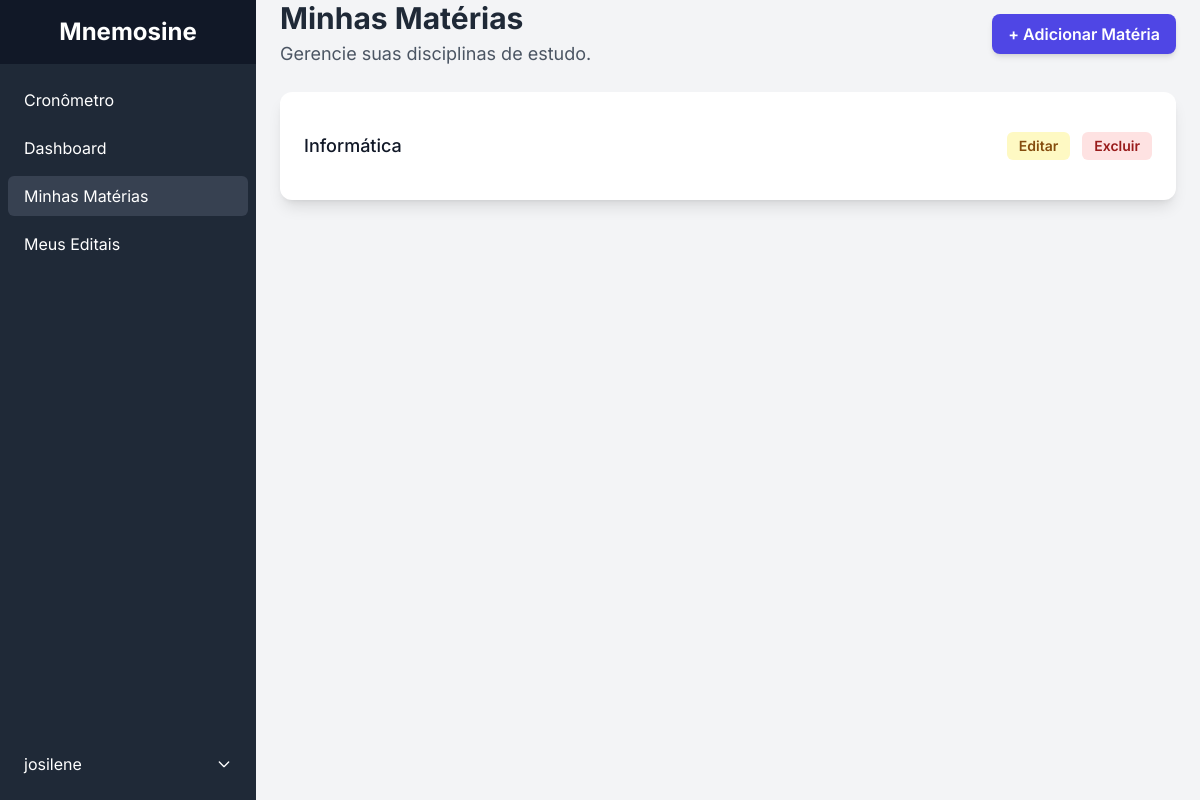
Before: /materias/ (signed in) with the older database file.
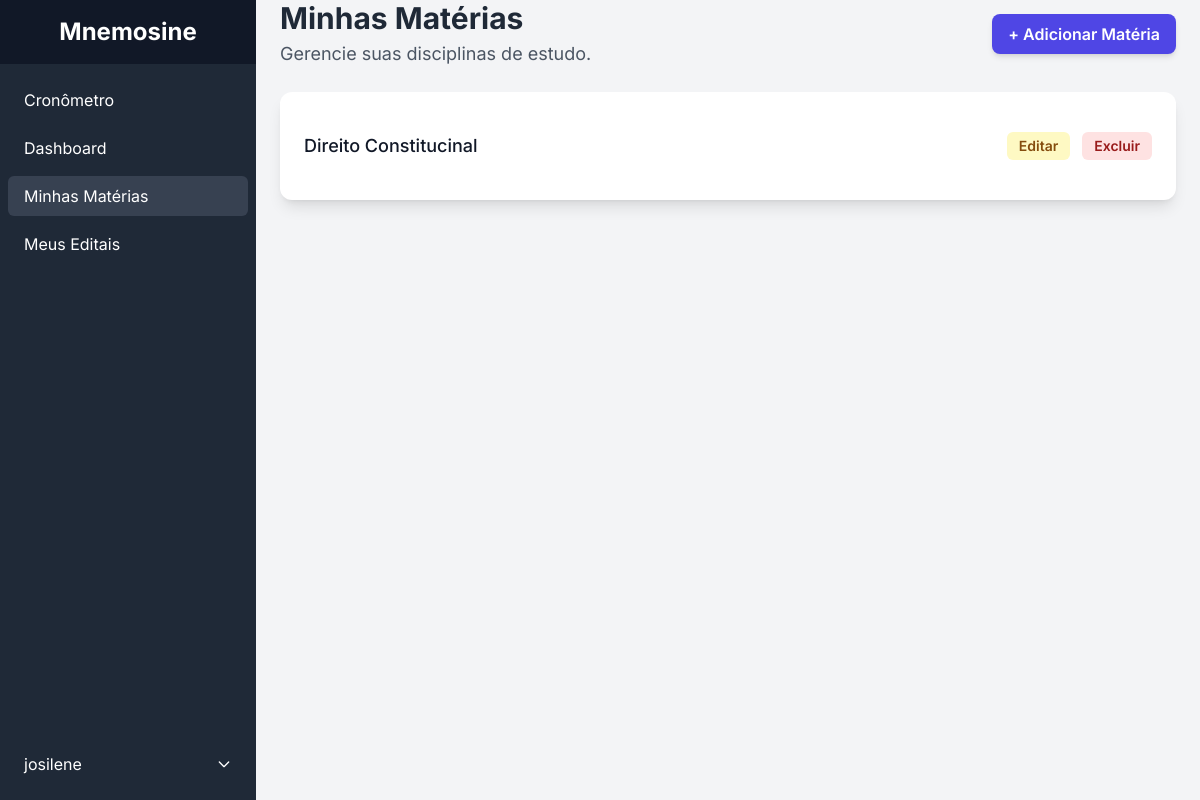
After: the same page with the newer database file.
### dashboard/models.py (models this page shows, shortened)
class Materia(models.Model):
    usuario = models.ForeignKey(User, on_delete=models.CASCADE, related_name='materias')
    nome = models.CharField(max_length=100)
    class Meta:
        unique_together = ('usuario', 'nome')

### dashboard/views.py (the view)
# urls.py: path('materias/', views.listar_materias, name='listar_materias'),
@login_required
def listar_materias(request):
    materias = Materia.objects.filter(usuario=request.user)
    return render(request, 'dashboard/listar_materias.html', {'materias': materias})

### dashboard/templates/dashboard/listar_materias.html (shortened to what this page needs)
{% extends 'dashboard/base.html' %}
{% block content %}
<div class="w-full max-w-4xl mx-auto">
    <div class="flex flex-col sm:flex-row justify-between items-start sm:items-center mb-6">
        <div>
            <h1 class="text-3xl font-bold text-gray-800">Minhas Matérias</h1>
            <p class="mt-1 text-lg text-gray-600">Gerencie suas disciplinas de estudo.</p>
        </div>
        <a href="{% url 'cadastrar_materia' %}" class="mt-4 sm:mt-0 px-4 py-2 font-semibold text-white bg-indigo-600 rounded-lg shadow-md hover:bg-indigo-700">
            + Adicionar Matéria
        </a>
    </div>
    <div class="bg-white rounded-xl shadow-lg overflow-hidden">
        <div class="p-4 sm:p-6">
            {% if materias %}
                <ul class="divide-y divide-gray-200">
                    {% for materia in materias %}
                        <li class="py-4 flex flex-col sm:flex-row items-start sm:items-center justify-between">
                            <p class="text-lg font-medium text-gray-900">{{ materia.nome }}</p>
                            <div class="flex space-x-3 mt-3 sm:mt-0">
                                <a href="{% url 'editar_materia' materia.id %}" class="px-3 py-1 text-sm font-semibold text-yellow-800 bg-yellow-100 rounded-md hover:bg-yellow-200">Editar</a>
                                <a href="{% url 'deletar_materia' materia.id %}" class="px-3 py-1 text-sm font-semibold text-red-800 bg-red-100 rounded-md hover:bg-red-200">Excluir</a>
                            </div>
                        </li>
                    {% endfor %}
                </ul>
            {% else %}
                <div class="text-center py-10">
                    <p class="text-gray-500">Você ainda não cadastrou nenhuma matéria.</p>
                    <p class="text-gray-500 mt-1">Clique em "Adicionar Matéria" para começar.</p>
                </div>
            {% endif %}
        </div>
    </div>
</div>
{% endblock %}

### dashboard/templates/dashboard/base.html (shortened to what this page needs)
<!DOCTYPE html>
<html lang="pt-BR">
<head>
    <script src="https://cdn.tailwindcss.com"></script>
</head>
<body class="bg-gray-100">
<div class="flex min-h-screen">
    {% if user.is_authenticated %}
    <div class="hidden md:flex flex-col w-64 bg-gray-800 text-white">
        <div class="flex items-center justify-center h-16 bg-gray-900">
            <h1 class="text-2xl font-bold">Mnemosine</h1>
        </div>
        <div class="flex flex-col flex-1 overflow-y-auto">
            <nav class="flex-1 px-2 py-4">
                <a href="{% url 'home' %}" class="flex items-center px-4 py-2 rounded-md hover:bg-gray-700 {% if request.resolver_match.url_name == 'home' %}bg-gray-700{% endif %}">
                    <span>Cronômetro</span>
                </a>
                <a href="{% url 'dashboard' %}" class="flex items-center px-4 py-2 mt-2 rounded-md hover:bg-gray-700 {% if request.resolver_match.url_name == 'dashboard' %}bg-gray-700{% endif %}">
                    <span>Dashboard</span>
                </a>
                <a href="{% url 'listar_materias' %}" class="flex items-center px-4 py-2 mt-2 rounded-md hover:bg-gray-700 {% if request.resolver_match.url_name == 'listar_materias' %}bg-gray-700{% endif %}">
                    <span>Minhas Matérias</span>
                </a>
                <a href="{% url 'edital:edital_list' %}" class="flex items-center px-4 py-2 mt-2 rounded-md hover:bg-gray-700 {% if 'edital' in request.resolver_match.app_names %}bg-gray-700{% endif %}">
                    <span>Meus Editais</span>
                </a>
            </nav>
        </div>
         <div class="px-2 py-4" x-data="{ open: false }">
            <div @click="open = !open" class="cursor-pointer flex items-center justify-between px-4 py-2 rounded-md hover:bg-gray-700">
                <span>{{ user.username }}</span>
                <svg class="h-4 w-4" :class="{'rotate-180': open}" fill="none" viewBox="0 0 24 24" stroke="currentColor"><path stroke-linecap="round" stroke-linejoin="round" stroke-width="2" d="M19 9l-7 7-7-7" /></svg>
            </div>
        </div>
    </div>
    {% endif %}
    <main class="flex-1">
        {% block content %}{% endblock %}
    </main>
</div>
</body>
</html>

### dashboard/templates/dashboard/base.html (style rules this page uses)
body { font-family: 'Inter', sans-serif; }

Changed rows visible on the page:
removed Materia: nome "Informática"
added Materia: nome "Direito Constitucinal"
